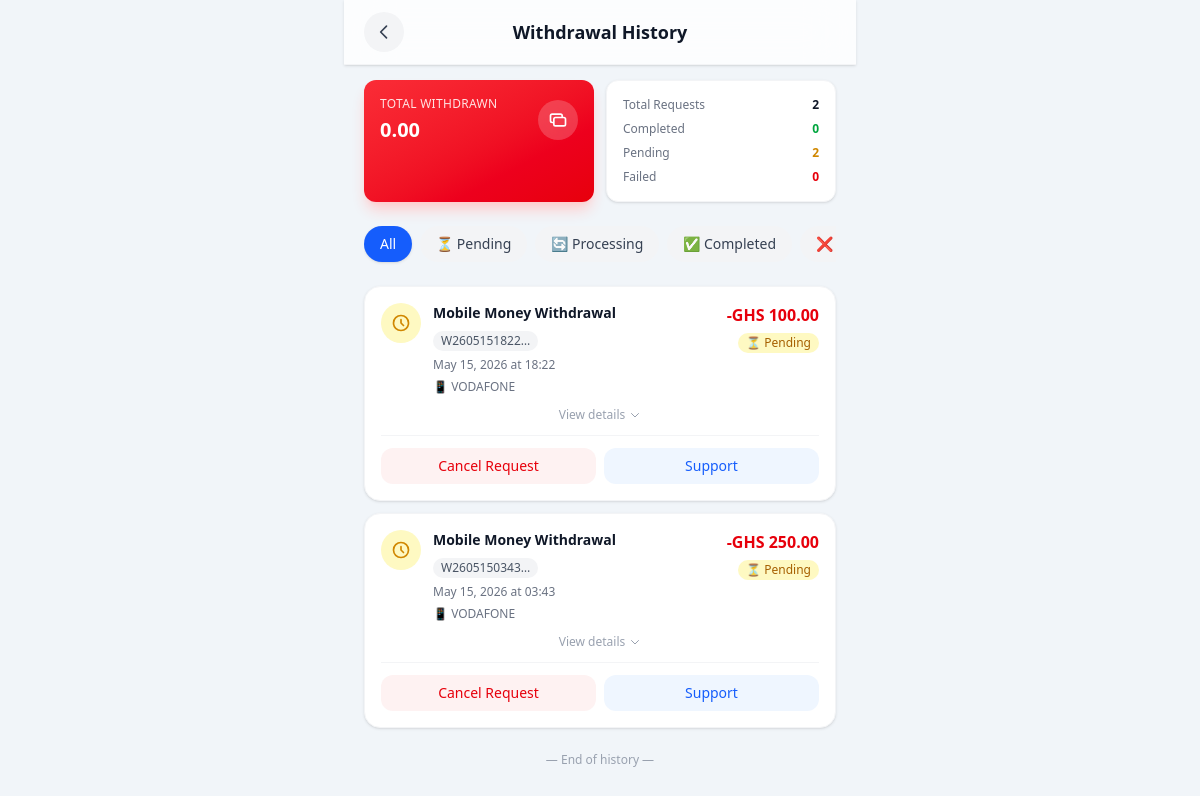
Page /core/withdrawal-records/ (signed in) on the committed database.
### core/models.py (models this page shows, shortened)
class WithdrawalTransaction(models.Model):
    STATUS_PENDING = 'pending'
    STATUS_PROCESSING = 'processing'
    STATUS_COMPLETED = 'completed'
    STATUS_FAILED = 'failed'
    STATUS_CHOICES = [
        (STATUS_PENDING, 'Pending'),
        (STATUS_PROCESSING, 'Processing'),
        (STATUS_COMPLETED, 'Completed'),
        (STATUS_FAILED, 'Failed'),
    ]
    WITHDRAWAL_METHODS = [
        ('mobile_money', 'Mobile Money'),
        ('bank_transfer', 'Bank Transfer'),
    ]
    id = models.UUIDField(primary_key=True, default=uuid.uuid4, editable=False)
    user = models.ForeignKey(
        settings.AUTH_USER_MODEL,
        on_delete=models.CASCADE,
        related_name='withdrawal_transactions'
    )
    reference = models.CharField(max_length=64, unique=True, blank=True)
    amount = models.DecimalField(max_digits=12, decimal_places=2)
    currency = models.CharField(max_length=10, default='GHS')
    status = models.CharField(max_length=16, choices=STATUS_CHOICES, default=STATUS_PENDING)
    withdrawal_method = models.CharField(max_length=32, choices=WITHDRAWAL_METHODS)
    withdrawal_details = models.JSONField(default=dict, blank=True, help_text='Store withdrawal method details')
    notes = models.TextField(blank=True)
    processed_at = models.DateTimeField(blank=True, null=True)
    created_at = models.DateTimeField(auto_now_add=True)
    updated_at = models.DateTimeField(auto_now=True)
    class Meta:
        ordering = ['-created_at']
        verbose_name = 'Withdrawal Transaction'
        verbose_name_plural = 'Withdrawal Transactions'

### core/views.py (the view)
# urls.py: path('withdrawal-records/', views.withdrawal_records, name='withdrawal_records'),
@login_required
def withdrawal_records(request):
    transactions = WithdrawalTransaction.objects.filter(user=request.user).order_by('-created_at')
    total_withdrawn = transactions.filter(status='completed').aggregate(Sum('amount'))['amount__sum'] or 0
    completed_count = transactions.filter(status='completed').count()
    pending_count = transactions.filter(status='pending').count()
    failed_count = transactions.filter(status='failed').count()
    processing_count = transactions.filter(status='processing').count()
    context = {
        'transactions': transactions,
        'total_withdrawn': total_withdrawn,
        'completed_count': completed_count,
        'pending_count': pending_count,
        'failed_count': failed_count,
        'processing_count': processing_count,
    }
    return render(request, 'iCare/services/pages/withdrawal-records.html', context)

### core/templates/iCare/services/pages/withdrawal-records.html (shortened to what this page needs)
{% extends "iCare/base.html" %}
{% load static %}
{% block content %}
<div class="min-h-screen bg-slate-100">
    <div class="fixed top-0 left-0 right-0 z-50 max-w-lg mx-auto bg-white/80 backdrop-blur-xl border-b border-gray-100 px-5 py-3 flex items-center justify-between shadow-sm">
        <button class="w-10 h-10 flex items-center justify-center rounded-full bg-gray-100 active:bg-gray-200 transition-all duration-200" onclick="window.history.back()">
            <svg class="w-5 h-5 text-gray-700" fill="none" stroke="currentColor" viewBox="0 0 24 24">
                <path stroke-linecap="round" stroke-linejoin="round" stroke-width="2" d="M15 19l-7-7 7-7"/>
            </svg>
        </button>
        <h1 class="text-lg font-bold text-gray-900">Withdrawal History</h1>
    </div>
    <div class="pt-20 px-5 max-w-lg mx-auto min-h-screen pb-[70px]">
        {% if transactions %}
        <div class="grid grid-cols-2 gap-3 mb-6">
            <div class="bg-gradient-to-br from-red-500 to-red-600 rounded-xl p-4 shadow-lg shadow-red-200">
                <div class="flex items-center justify-between">
                    <div>
                        <p class="text-red-100 text-xs font-medium uppercase tracking-wide">Total Withdrawn</p>
                        <p class="text-white text-xl font-bold mt-1">
                            {{ total_withdrawn|floatformat:2 }}
                        </p>
                    </div>
                    <div class="w-10 h-10 bg-white/20 rounded-full flex items-center justify-center backdrop-blur-sm">
                        <svg class="w-5 h-5 text-white" fill="none" stroke="currentColor" viewBox="0 0 24 24">
                            <path stroke-linecap="round" stroke-linejoin="round" stroke-width="2" d="M17 9V7a2 2 0 00-2-2H5a2 2 0 00-2 2v6a2 2 0 002 2h2m2 4h10a2 2 0 002-2v-6a2 2 0 00-2-2H9a2 2 0 00-2 2v6a2 2 0 002 2z"/>
                        </svg>
                    </div>
                </div>
            </div>
            <div class="bg-white rounded-xl p-4 shadow-sm border border-gray-100">
                <div class="space-y-2">
                    <div class="flex justify-between items-center text-xs">
                        <span class="text-gray-500">Total Requests</span>
                        <span class="font-semibold text-gray-900">{{ transactions|length }}</span>
                    </div>
                    <div class="flex justify-between items-center text-xs">
                        <span class="text-gray-500">Completed</span>
                        <span class="font-semibold text-green-600">{{ completed_count }}</span>
                    </div>
                    <div class="flex justify-between items-center text-xs">
                        <span class="text-gray-500">Pending</span>
                        <span class="font-semibold text-yellow-600">{{ pending_count }}</span>
                    </div>
                    <div class="flex justify-between items-center text-xs">
                        <span class="text-gray-500">Failed</span>
                        <span class="font-semibold text-red-600">{{ failed_count }}</span>
                    </div>
                </div>
            </div>
        </div>
        {% endif %}
        <div class="flex gap-2 mb-5 overflow-x-auto scrollbar-hide pb-1">
            <button data-filter="all" class="filter-btn px-4 py-2 rounded-full text-sm font-medium bg-blue-600 text-white shadow-sm transition-all whitespace-nowrap">
                All
            </button>
            <button data-filter="pending" class="filter-btn px-4 py-2 rounded-full text-sm font-medium bg-gray-100 text-gray-700 hover:bg-gray-200 transition-all whitespace-nowrap">
                ⏳ Pending
            </button>
            <button data-filter="processing" class="filter-btn px-4 py-2 rounded-full text-sm font-medium bg-gray-100 text-gray-700 hover:bg-gray-200 transition-all whitespace-nowrap">
                🔄 Processing
            </button>
            <button data-filter="completed" class="filter-btn px-4 py-2 rounded-full text-sm font-medium bg-gray-100 text-gray-700 hover:bg-gray-200 transition-all whitespace-nowrap">
                ✅ Completed
            </button>
            <button data-filter="failed" class="filter-btn px-4 py-2 rounded-full text-sm font-medium bg-gray-100 text-gray-700 hover:bg-gray-200 transition-all whitespace-nowrap">
                ❌ Failed
            </button>
        </div>
        <div class="space-y-3" id="withdrawals-list">
            {% for transaction in transactions %}
            <div class="withdrawal-item bg-white rounded-2xl p-4 shadow-sm border border-gray-100 hover:shadow-md transition-all duration-200"
                 data-status="{{ transaction.status }}">
                <div class="flex items-start justify-between gap-3">
                    <div class="flex items-start gap-3 flex-1">
                        <div class="w-10 h-10 rounded-full flex items-center justify-center flex-shrink-0
                            {% if transaction.status == 'completed' %}bg-green-100
                            {% elif transaction.status == 'pending' %}bg-yellow-100
                            {% elif transaction.status == 'failed' %}bg-red-100
                            {% elif transaction.status == 'processing' %}bg-blue-100
                            {% else %}bg-gray-100{% endif %}">
                            {% if transaction.status == 'completed' %}
                            <svg class="w-5 h-5 text-green-600" fill="none" stroke="currentColor" viewBox="0 0 24 24">
                                <path stroke-linecap="round" stroke-linejoin="round" stroke-width="2" d="M5 13l4 4L19 7"/>
                            </svg>
                            {% elif transaction.status == 'pending' %}
                            <svg class="w-5 h-5 text-yellow-600" fill="none" stroke="currentColor" viewBox="0 0 24 24">
                                <path stroke-linecap="round" stroke-linejoin="round" stroke-width="2" d="M12 8v4l3 3m6-3a9 9 0 11-18 0 9 9 0 0118 0z"/>
                            </svg>
                            {% elif transaction.status == 'failed' %}
                            <svg class="w-5 h-5 text-red-600" fill="none" stroke="currentColor" viewBox="0 0 24 24">
                                <path stroke-linecap="round" stroke-linejoin="round" stroke-width="2" d="M6 18L18 6M6 6l12 12"/>
                            </svg>
                            {% elif transaction.status == 'processing' %}
                            <svg class="w-5 h-5 text-blue-600 animate-spin-slow" fill="none" stroke="currentColor" viewBox="0 0 24 24">
                                <path stroke-linecap="round" stroke-linejoin="round" stroke-width="2" d="M4 4v5h.582m15.356 2A8.001 8.001 0 004.582 9m0 0H9m11 11v-5h-.581m0 0a8.003 8.003 0 01-15.357-2m15.357 2H15"/>
                            </svg>
                            {% endif %}
                        </div>
                        <div class="flex-1 min-w-0">
                            <div class="flex items-center gap-2 flex-wrap">
                                <p class="text-sm font-semibold text-gray-900">
                                    {% if transaction.withdrawal_method == 'mobile_money' %}
                                        Mobile Money Withdrawal
                                    {% else %}
                                        Bank Transfer
                                    {% endif %}
                                </p>
                                <span class="text-xs bg-gray-100 px-2 py-0.5 rounded-full text-gray-600">
                                    {{ transaction.reference|truncatechars:12 }}
                                </span>
                            </div>
                            <p class="text-xs text-gray-500 mt-1.5">
                                {{ transaction.created_at|date:"M d, Y \a\t H:i" }}
                            </p>
                            {% if transaction.withdrawal_details %}
                            <div class="mt-1.5 text-xs text-gray-500">
                                {% if transaction.withdrawal_details.network %}
                                    📱 {{ transaction.withdrawal_details.network|upper }}
                                {% elif transaction.withdrawal_details.bank_name %}
                                    🏦 {{ transaction.withdrawal_details.bank_name|truncatechars:20 }}
                                {% endif %}
                            </div>
                            {% endif %}
                        </div>
                    </div>
                    <div class="text-right flex-shrink-0">
                        <p class="text-base font-bold text-red-600">
                            -GHS {{ transaction.amount|floatformat:2 }}
                        </p>
                        <p class="text-xs font-medium mt-1.5 px-2 py-0.5 rounded-full inline-block
                            {% if transaction.status == 'completed' %}bg-green-100 text-green-700
                            {% elif transaction.status == 'pending' %}bg-yellow-100 text-yellow-700
                            {% elif transaction.status == 'failed' %}bg-red-100 text-red-700
                            {% elif transaction.status == 'processing' %}bg-blue-100 text-blue-700
                            {% else %}bg-gray-100 text-gray-700{% endif %}">
                            {% if transaction.status == 'processing' %}
                                🔄 Processing
                            {% elif transaction.status == 'completed' %}
                                ✅ Completed
                            {% elif transaction.status == 'pending' %}
                                ⏳ Pending
                            {% elif transaction.status == 'failed' %}
                                ❌ Failed
                            {% else %}
                                {{ transaction.status|title }}
                            {% endif %}
                        </p>
                    </div>
                </div>
                <button class="expand-btn mt-3 w-full text-center text-xs text-gray-400 hover:text-gray-600 transition flex items-center justify-center gap-1">
                    <span>View details</span>
                    <svg class="w-3 h-3 transition-transform expand-icon" fill="none" stroke="currentColor" viewBox="0 0 24 24">
                        <path stroke-linecap="round" stroke-linejoin="round" stroke-width="2" d="M19 9l-7 7-7-7"/>
                    </svg>
                </button>
                {% if transaction.status == 'pending' %}
                <div class="mt-3 pt-3 border-t border-gray-100 flex gap-2">
                    <button onclick="cancelWithdrawal('{{ transaction.id }}')" class="flex-1 py-2 text-sm text-red-600 bg-red-50 rounded-xl hover:bg-red-100 transition font-medium">
                        Cancel Request
                    </button>
                    <button class="flex-1 py-2 text-sm text-blue-600 bg-blue-50 rounded-xl hover:bg-blue-100 transition font-medium">
                        Support
                    </button>
                </div>
                {% endif %}
            </div>
            {% endfor %}
        </div>
        {% if transactions %}
        <div class="text-center py-6">
            <p class="text-xs text-gray-400">— End of history —</p>
        </div>
        {% endif %}
    </div>
</div>
{% endblock %}

### core/templates/iCare/services/pages/withdrawal-records.html (style rules this page uses)
.scrollbar-hide { -ms-overflow-style: none; scrollbar-width: none; }
.expand-icon { transition: transform 0.2s ease; }

### rows in the picture
WithdrawalTransaction: status "pending" (drawn), withdrawal_method "Mobile Money Withdrawal"
WithdrawalTransaction: status "pending" (drawn), withdrawal_method "Mobile Money Withdrawal"

### other values in the picture
{{ total_withdrawn|floatformat:2 }} "0.00"
{{ transactions|length }} "2"
{{ completed_count }} "0"
{{ pending_count }} "2"
{{ failed_count }} "0"
